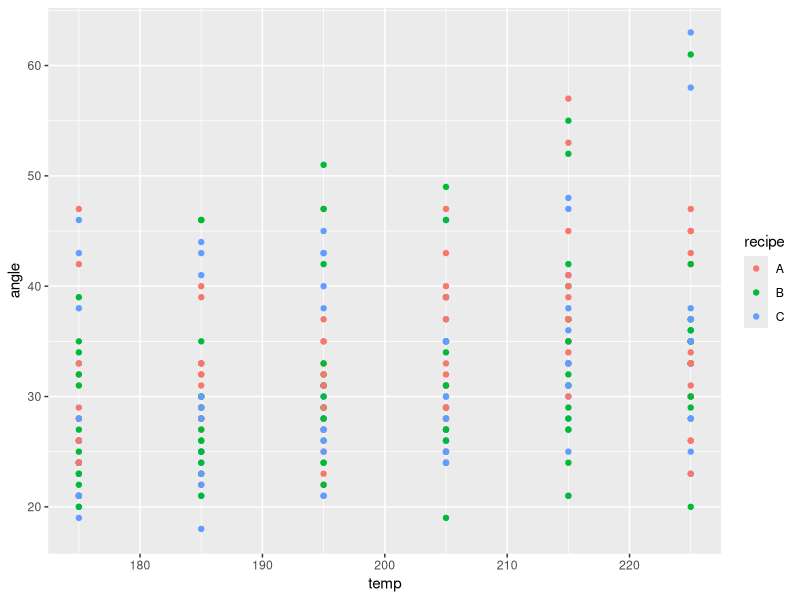

Write the R code that produced this figure.
## ---- chunk 1
library(dplyr)
library(ggplot2)
library(lme4)
library(arm)
library(stats)
library(datasets)
data(cbpp)
data(cake)
## ---- chunk 2
Basic_OLS <- lm(incidence ~ size, cbpp)
summary(Basic_OLS)
display(Basic_OLS)
## ---- chunk 3
Basic_ME <- lmer(angle ~ temp + (1|recipe), cake)
summary(Basic_ME)
display(Basic_ME)
AIC(Basic_ME)
## ---- chunk 4
Basic_ME2 <- lmer(angle ~ temp + (1|recipe) + (1|replicate), cake)
summary(Basic_ME2)
display(Basic_ME2)
AIC(Basic_ME2)
## ---- chunk 5
Viz1 <- ggplot(cake, aes(temp, angle, color = recipe)) + geom_point()
Viz1
## ---- chunk 6
# (1|recipe/replicate) = (1|recipe) + (1|recipe:replicate)

Basic_ME3 <- lmer(angle ~ temp + (1|recipe/replicate), cake)
summary(Basic_ME3)
display(Basic_ME3)
AIC(Basic_ME3)
## ---- chunk 7
ME <- lmer(angle ~ recipe + (recipe|replicate), cake)
summary(ME)
display(ME)
AIC(ME)
## ---- chunk 8
ME2 <- lmer(angle ~ recipe + (recipe||replicate), cake)
summary(ME2)
display(ME2)
AIC(ME2)
## ---- chunk 9
ME <- lmer(angle ~ temp + (recipe|replicate), cake)
summary(ME)
display(ME)
AIC(ME)
